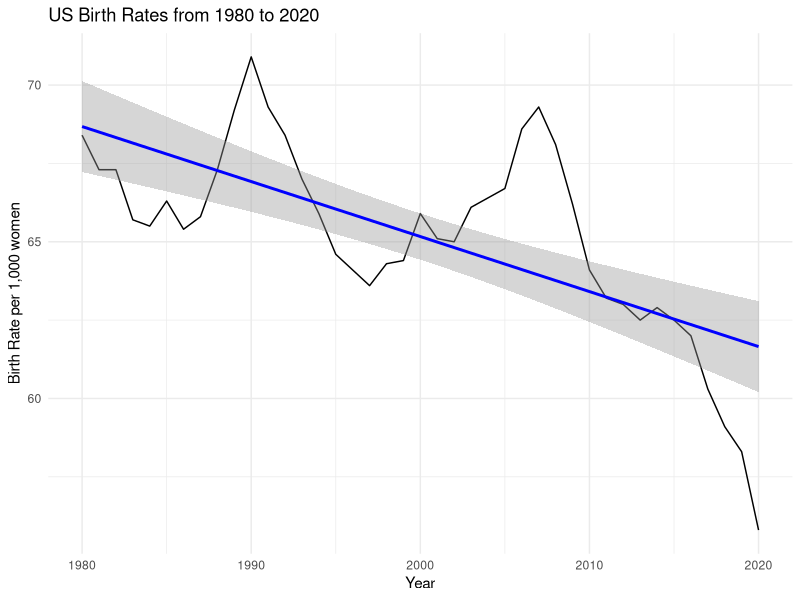
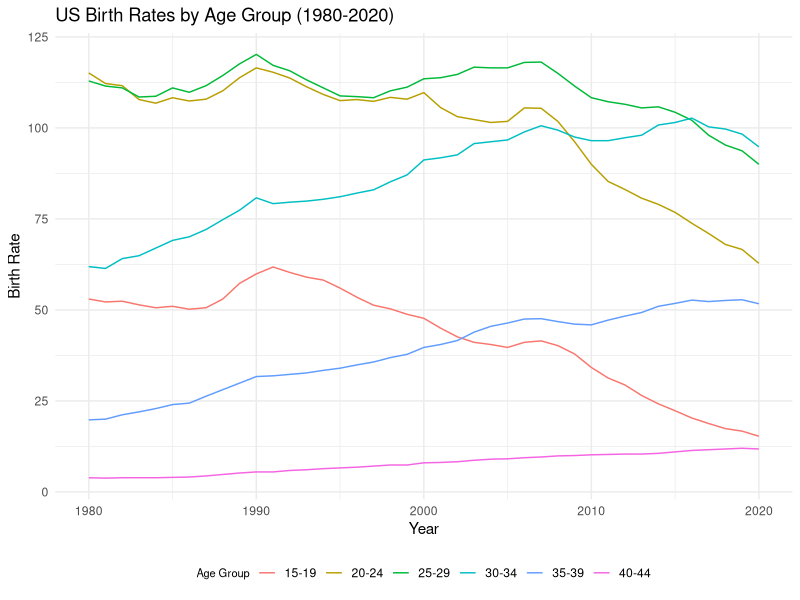
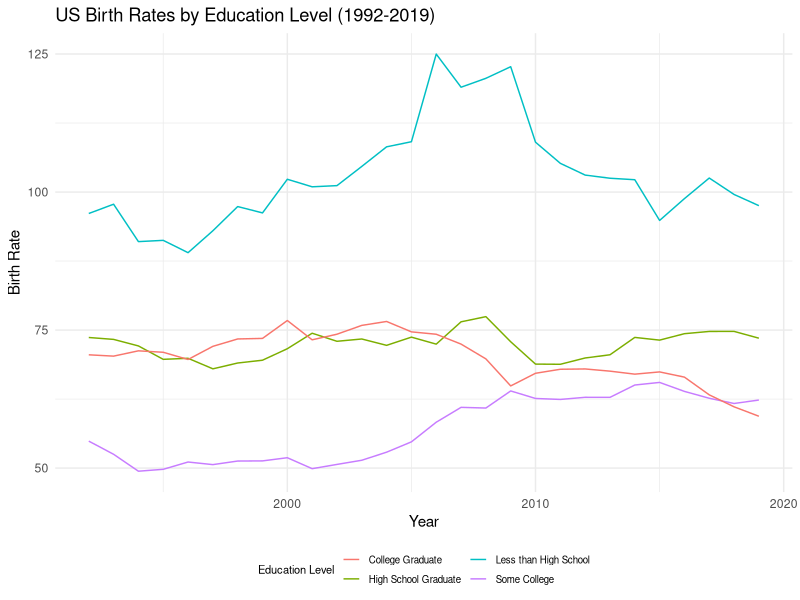
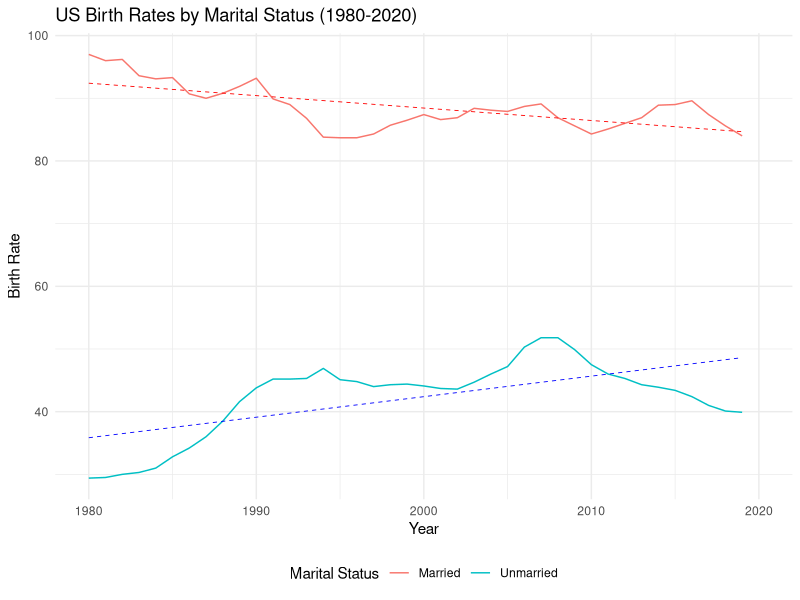

Recreate these plots in R, in order.
## ---- chunk 1
knitr::opts_chunk$set(echo = FALSE, results = "hide", message = FALSE, warning = FALSE)
## ---- chunk 2
#| label: fig-1
library(tidyverse)
data <- read.csv(here::here("inputs/data/fig_1.csv"))

ggplot(data, aes(x = year, y = brate_all)) + 
    geom_line() +
    theme_minimal() +
    labs(title = "US Birth Rates from 1980 to 2020",
         x = "Year",
         y = "Birth Rate per 1,000 women") + 
  geom_smooth(method = "lm", aes(group = 1), color = "blue")
## ---- chunk 3
#| label: fig-2
data <- read.csv(here::here("inputs/data/fig_4.csv"))
ggplot() + 
  geom_line(data = data, aes(x = year, y = brate_1519, color = "15-19")) +
  geom_line(data = data, aes(x = year, y = brate_2024, color = "20-24")) +
  geom_line(data = data, aes(x = year, y = brate_2529, color = "25-29")) +
  geom_line(data = data, aes(x = year, y = brate_3034, color = "30-34")) +
  geom_line(data = data, aes(x = year, y = brate_3539, color = "35-39")) +
  geom_line(data = data, aes(x = year, y = brate_4044, color = "40-44")) +
  theme_minimal() +
  labs(title = "US Birth Rates by Age Group (1980-2020)",
       x = "Year",
       y = "Birth Rate",
       color = "Age Group") +
  theme(legend.position = "bottom",
        legend.title = element_text(size=8),
        legend.key.width = unit(0.5, "cm")) +
  guides(color = guide_legend(nrow = 1))

## ---- chunk 4
#| label: fig-3
data <- read.csv(here::here("inputs/data/fig_5.csv"))

ggplot() + 
    geom_line(data = data, aes(x = year, y = brate_lesshs, color = "Less than High School")) +
    geom_line(data = data, aes(x = year, y = brate_hsgrad, color = "High School Graduate")) +
    geom_line(data = data, aes(x = year, y = brate_somecoll, color = "Some College")) +
    geom_line(data = data, aes(x = year, y = brate_colgrad, color = "College Graduate")) +
    theme_minimal() +
    labs(title = "US Birth Rates by Education Level (1992-2019)",
         x = "Year",
         y = "Birth Rate",
         color = "Education Level") +
    theme(legend.position = "bottom",
        legend.title = element_text(size=8),
        legend.text = element_text(size=7),
        legend.key.width = unit(0.5, "cm"), 
        legend.key.height = unit(.3, 'cm')) +
      guides(color = guide_legend(nrow = 2))

## ---- chunk 5
#| label: fig-4
data <- read.csv(here::here("inputs/data/fig_2e.csv"))

ggplot(data, aes(x = year)) + 
    geom_line(aes(y = brate_married, color = "Married")) +
    geom_line(aes(y = brate_unmarried, color = "Unmarried")) +
    geom_smooth(aes(y = brate_married), method = "lm", color = "red", linetype = "dashed", size = 0.3, se = FALSE) +
    geom_smooth(aes(y = brate_unmarried), method = "lm", color = "blue", linetype = "dashed", size = 0.3, se = FALSE) +
    theme_minimal() +
    labs(title = "US Birth Rates by Marital Status (1980-2020)",
         x = "Year",
         y = "Birth Rate",
         color = "Marital Status") +
    theme(legend.position = "bottom") 
